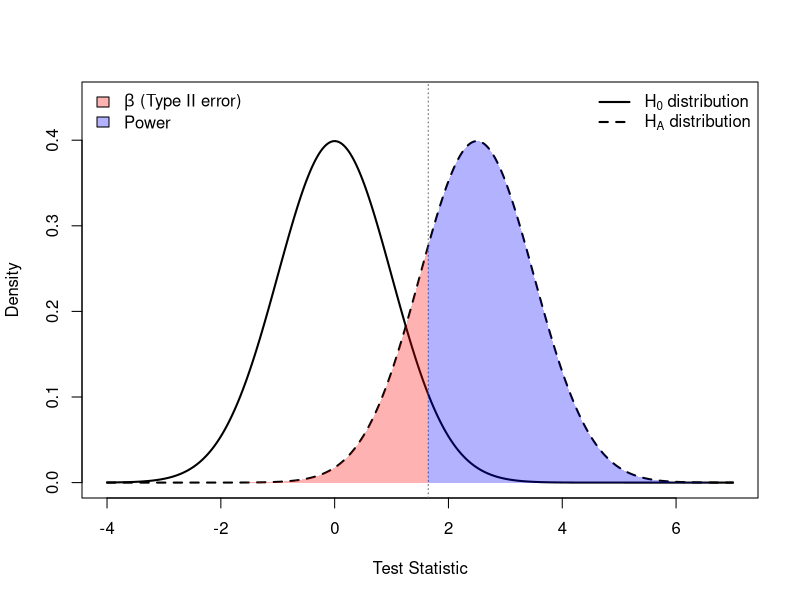

The R script that drew this image:
x  <- seq(-4, 7, length = 1000)
cv <- qnorm(0.95)          # critical value for alpha = 0.05, right-tailed

plot(x, dnorm(x, 0, 1), type = "l", lwd = 2,
     ylab = "Density", xlab = "Test Statistic",
     main = "", ylim = c(0, 0.45))
lines(x, dnorm(x, 2.5, 1), lwd = 2, lty = 2)
abline(v = cv, lty = 3, col = "gray40")

# beta region (under H_A, left of critical value)
xb <- seq(-4, cv, length = 300)
polygon(c(xb, rev(xb)), c(dnorm(xb, 2.5, 1), rep(0, 300)),
        col = rgb(1, 0, 0, 0.3), border = NA)

# power region (under H_A, right of critical value)
xp <- seq(cv, 7, length = 300)
polygon(c(xp, rev(xp)), c(dnorm(xp, 2.5, 1), rep(0, 300)),
        col = rgb(0, 0, 1, 0.3), border = NA)

legend(
    "topright", bty = "n",
    legend = c(
        expression(H[0]*" distribution"),
        expression(H[A]*" distribution")
    ),
    lwd = c(2, 2), lty = c(1, 2)
)
legend(
    "topleft", bty = "n",
    legend = c(
        expression(beta*" (Type II error)"),
        "Power"
    ),
    fill = c(rgb(1,0,0,0.3), rgb(0,0,1,0.3)),
    border = c("black", "black")
)
